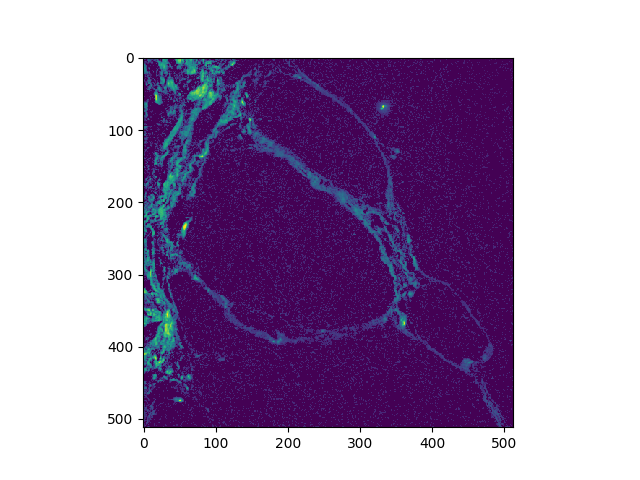
#> input picture equalised_image.png, 640 x 480 px
$ python -i filters.py   (imports and definitions only)
#> lines starting #> are read from the running program, lines starting #| are printed output that depends on the picture
"""
ColECM: Collagen ExtraCellular Matrix Simulation
ANALYSIS ROUTINE

Created by: Frank Longford
Created on: 09/03/2018

Last Modified: 19/04/2018
"""

import sys, os
import numpy as np
import scipy as sp
import networkx as nx

from scipy import interpolate
from scipy.ndimage import sobel
from scipy.ndimage.filters import gaussian_filter

from skimage.feature import structure_tensor, hessian_matrix, hessian_matrix_eigvals
from skimage.filters import apply_hysteresis_threshold, sobel, sato
from skimage.filters import threshold_otsu, threshold_li, threshold_isodata, threshold_mean


# [4 lines left out: function gaussian, not called in this run]


def spiral_tv(image):

	pass


# [11 lines left out: function tubeness, not called in this run]


def curvelet(image):

	pass


# [17 lines left out: functions vesselness, hysteresis, not called in this run]


def derivatives(image, rank=1):
	"""
	Returns derivates of order "rank" for imput image at each pixel

	Parameters
	----------

	image:  array_like (float); shape(n_y, n_x)
		Image to analyse

	rank:  int (optional)
		Order of derivatives to return (1 = first order, 2 = second order)

	Returns
	-------

	derivative:  array_like (float); shape=(2 or 4, n_y, n_x)
		First or second order derivatives at each image pixel
	"""

	derivative = np.zeros(((2,) + image.shape))
	derivative[0] += np.nan_to_num(np.gradient(image, edge_order=1, axis=-2))
	derivative[1] += np.nan_to_num(np.gradient(image, edge_order=1, axis=-1))

	if rank == 2:
		second_derivative = np.zeros(((4,) + image.shape))
		second_derivative[0] += np.nan_to_num(np.gradient(derivative[0], edge_order=1, axis=-2))
		second_derivative[1] += np.nan_to_num(np.gradient(derivative[1], edge_order=1, axis=-2))
		second_derivative[2] += np.nan_to_num(np.gradient(derivative[0], edge_order=1, axis=-1))
		second_derivative[3] += np.nan_to_num(np.gradient(derivative[1], edge_order=1, axis=-1))

		return second_derivative

	else: return derivative


def form_nematic_tensor(image, sigma=None, size=None):
	"""
	form_nematic_tensor(dx_shg, dy_shg)

	Create local nematic tensor n for each pixel in dx_shg, dy_shg

	Parameters
	----------

	dx_grid:  array_like (float); shape=(nframe, n_y, n_x)
		Matrix of derivative of image intensity with respect to x axis for each pixel

	dy_grid:  array_like (float); shape=(nframe, n_y, n_x)
		Matrix of derivative of image intensity with respect to y axis for each pixel

	Returns
	-------

	n_vector:  array_like (float); shape(nframe, n_y, n_x, 2, 2)
		Flattened 2x2 nematic vector for each pixel in dx_shg, dy_shg (n_xx, n_xy, n_yx, n_yy)

	"""

	if image.ndim == 2: image = image.reshape((1,) + image.shape)
	nframe = image.shape[0]

	dx_shg, dy_shg = derivatives(image)
	r_xy_2 = (dx_shg**2 + dy_shg**2)
	indicies = np.where(r_xy_2 > 0)

	nxx = np.zeros(dx_shg.shape)
	nyy = np.zeros(dx_shg.shape)
	nxy = np.zeros(dx_shg.shape)

	nxx[indicies] += dy_shg[indicies]**2 / r_xy_2[indicies]
	nyy[indicies] += dx_shg[indicies]**2 / r_xy_2[indicies]
	nxy[indicies] -= dx_shg[indicies] * dy_shg[indicies] / r_xy_2[indicies]

	if sigma != None:
		for frame in range(nframe):
			nxx[frame] = gaussian_filter(nxx[frame], sigma=sigma)
			nyy[frame] = gaussian_filter(nyy[frame], sigma=sigma)
			nxy[frame] = gaussian_filter(nxy[frame], sigma=sigma)

	n_tensor = np.stack((nxx, nxy, nxy, nyy), -1).reshape(nxx.shape + (2,2))
	if nframe == 1: n_tensor = n_tensor.reshape(n_tensor.shape[1:])

	return n_tensor


# [114 lines left out: functions form_structure_tensor, form_hessian_tensor, get_curvature, not called in this run]

>>> import cv2
>>> picture = cv2.imread('../equalised_image.png', cv2.IMREAD_GRAYSCALE)
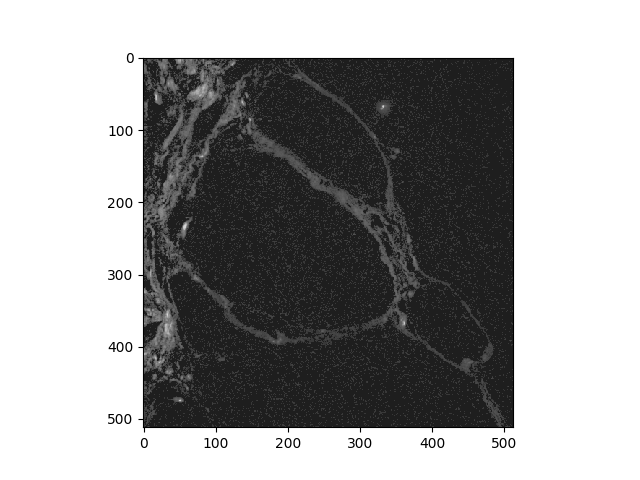
#> picture: shape (480, 640); min 0, max 255, mean 158.5
>>> result = form_nematic_tensor(picture)
